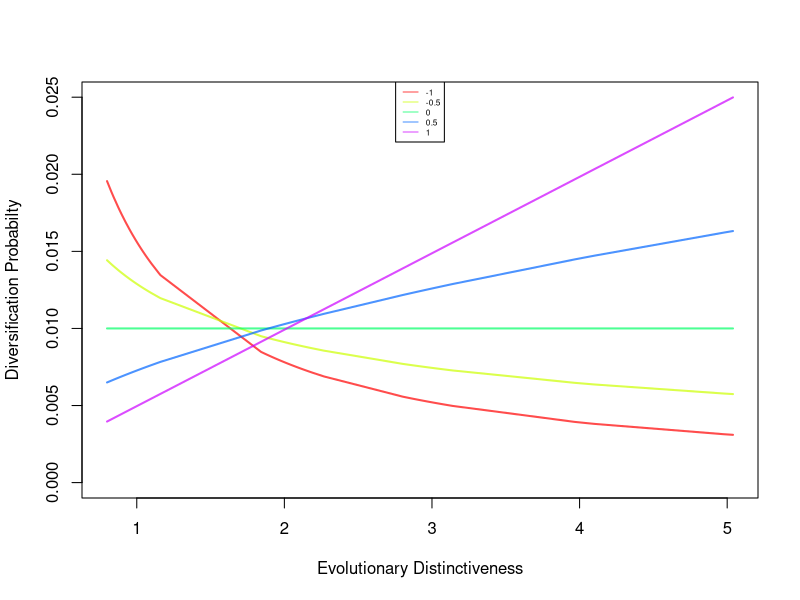

R code for this plot:
## 18/07/2014
## D.J. Bennett
## Testing the ED strength metric

# Poisson distributed ED values with some noise
# Poisson because this is what a normal ED distribution would look like in an unbalanced tree
eds <- sort (rpois (100, 1) + rnorm (100, mean = 1, sd = 0.1))
# a vector of strengths for calculating probability
ed.strength <- seq (-1, 1, 0.5)
colours <- rainbow (length (ed.strength), alpha = 0.7)
plot (x = c (min (eds), max (eds)), y = c (0, max (eds)/sum(eds)),
      col = NULL, ylab = "Diversification Probabilty",
      xlab = "Evolutionary Distinctiveness")
for (i in 1:length (ed.strength)) {
  probs <- eds^ed.strength[i]
  probs <- probs/sum (probs)
  lines (y = probs, x = eds, col = colours[i], lwd = 2)
}
legend ("top", as.character (ed.strength), col = colours, lwd = 1, cex = 0.5)
# Plot shows ED vs Probability of diversifiying (abs speciation rate), colours represent the strength of
#  ed strength. 1 means probability is ED, -1 means probability is 1/ED.